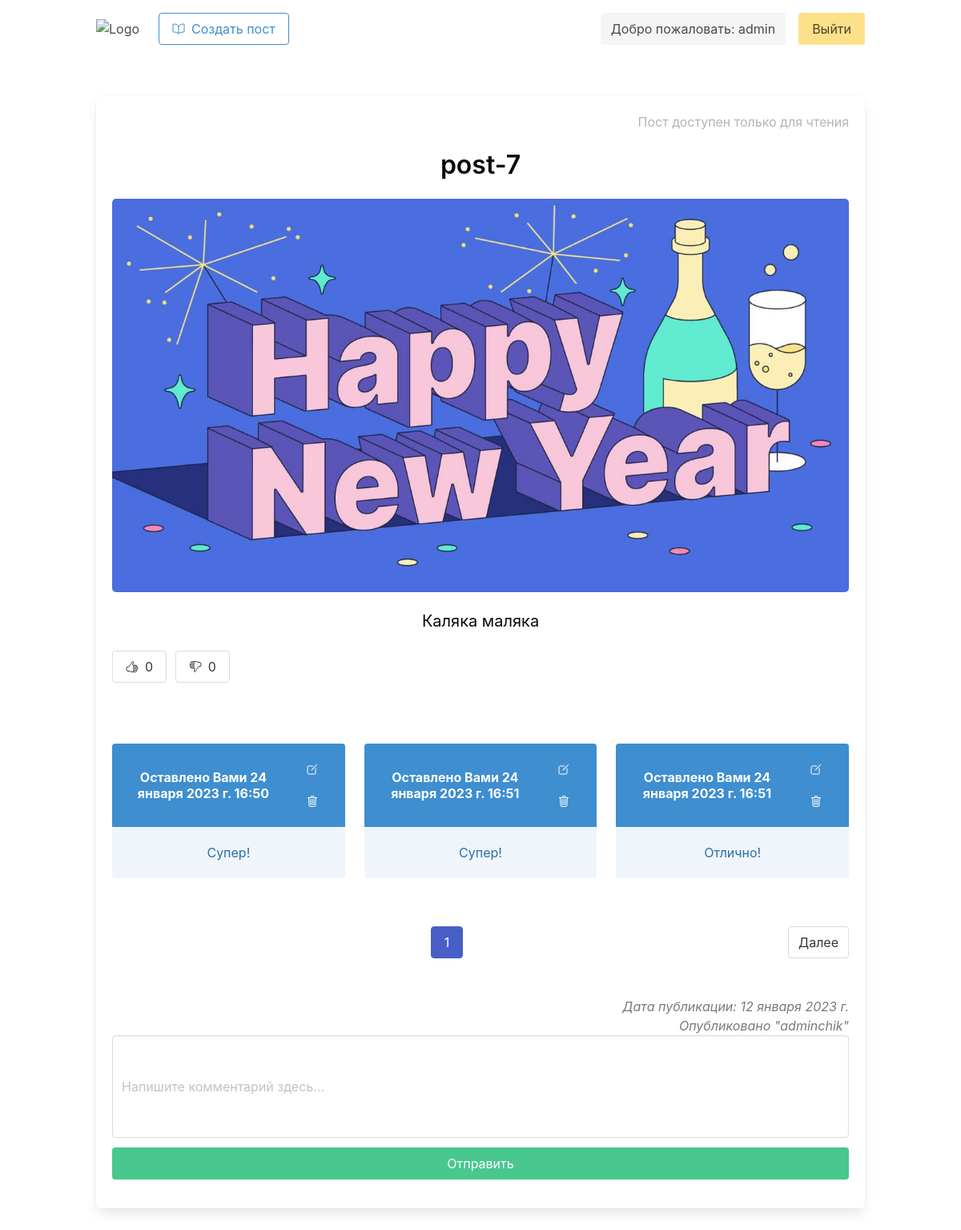
/blog/post/post-7/ (signed in), run on the app's committed database.
### blog/models.py (models this page shows, shortened)
class Article(models.Model):
    title = models.CharField(max_length=255)
    text = models.TextField()
    slug = models.SlugField(unique=True)
    date = models.DateField(auto_now=True)
    author = models.ForeignKey(User, on_delete=models.CASCADE)
    thumb = models.ImageField(default='image.jpg', blank=True)
    likes = models.ManyToManyField(User, related_name='likes')
    dislikes = models.ManyToManyField(User, related_name='dislikes')
    def __str__(self):
        return self.title
    def total_likes(self):
        return self.likes.count()
    def total_dislikes(self):
        return self.dislikes.count()

class Comment(models.Model):
    post = models.ForeignKey(Article, on_delete=models.CASCADE, null=True)
    user = models.ForeignKey(User, on_delete=models.CASCADE)
    body = models.TextField()
    date = models.DateTimeField(auto_now_add=True)

### blog/views.py (the view)
# urls.py: path('post/<slug>/', views.post_detail, name='post_detail'),
@login_required(login_url='/users/sign_in')
def post_detail(request, slug):
    post = Article.objects.get(slug=slug)
    form = forms.CommentForm(request.POST or None)
    post_comments = post.comment_set.all()
    pages = Paginator(post_comments, 3)
    page = request.GET.get('page')
    post_comments = pages.get_page(page)
    if request.method == 'POST' and form.is_valid():
        instance = form.save(commit=False)
        instance.user = request.user
        instance.post = post
        instance.save()
        return redirect('blog:post_detail', slug=post.slug)
    return render(request, 'post.html', {'post': post, 'form': form, 'post_comments': post_comments})

### blog/forms.py
class CommentForm(forms.ModelForm):
    body = forms.CharField(widget=forms.TextInput(
        attrs={
            'class': 'textarea',
            'size': '40',
            'placeholder': 'Напишите комментарий здесь...'
        }
    ))
    class Meta:
        model = models.Comment
        fields = ['body',]

### blog/templates/post.html (shortened to what this page needs)
{% extends 'base_layout.html' %}
{% load static from static %}
{% block content %}
    <div class="box" style="min-width: 100%">
        {% if user == post.author %}
            <div class="has-text-right">
                <a href="{% url 'blog:post_edit' post.slug %}" class="button is-info">
                    <ion-icon name="create-outline"></ion-icon>
                </a>
                <a href="{% url 'blog:post_delete' post.slug %}" class="button is-danger">
                    <ion-icon name="trash-outline"></ion-icon>
                </a>
            </div>
        {% else %}
            <div class="has-text-right content has-text-grey-light">
                Пост доступен только для чтения
            </div>
        {% endif %}
        <div class="title has-text-black has-text-centered">
            {{ post }}
        </div>
        <img src="{{ post.thumb.url }}" alt="" class="image is-centered" style="min-width: 100%; border-radius: 5px">
        <div class="subtitle has-text-black has-text-centered my-5">
            {{ post.text }}
        </div>
        <div class="columns">
            <div class="column is-1">
                <form action="{% url 'blog:like' post.slug %}" method="post" class="has-text-right">
                    {% if post.author != user %}
                        {% if user not in post.likes.all %}
                            <button type="submit" class="button">
                        {% else %}
                            <button type="submit" class="button is-success">
                        {% endif %}
                    {% else %}
                        <button type="submit" class="button" disabled>
                    {% endif %}
                    <ion-icon name="thumbs-up-outline"></ion-icon>
                    <span class="ml-2">
                    {{ post.total_likes }}
                </span>
                    </button>
                </form>
            </div>
            <div class="column is-1">
                <form action="{% url 'blog:dislike' post.slug %}" method="post" class="has-text-right">
                    {% if post.author != user %}
                        {% if user not in post.dislikes.all %}
                            <button type="submit" class="button">
                        {% else %}
                            <button type="submit" class="button is-danger">
                        {% endif %}
                    {% else %}
                        <button type="submit" class="button" disabled>
                    {% endif %}
                    <ion-icon name="thumbs-down-outline"></ion-icon>
                    <span class="ml-2">
                    {{ post.total_dislikes }}
                </span>
                    </button>
                </form>
            </div>
        </div>
        {% if not post.comment_set.all %}
            <div class="has-text-centered has-text-grey-light is-size-5 mx-3">
                Пока нет комментариев
            </div>
        {% else %}
            <p class="has-text-centered is-size-3 mb-6">
            <div class="columns is-centered is-multiline">
                {% for comment in post_comments %}
                    <div class="column is-4">
                        <article class="message is-info">
                            <div class="message-header">
                                {% if request.user == comment.user %}
                                    Оставлено Вами {{ comment.date }}
                                {% else %}
                                    Оставлено {{ comment.user }} {{ comment.date }}
                                {% endif %}
                                {% if request.user == comment.user %}
                                    <div class="has-text-right is-size-5">
                                        <a style="text-decoration: none"
                                           href="{% url 'blog:edit_comment' comment.pk %}"
                                           class="button is-info">
                                            <ion-icon name='create-outline'></ion-icon>
                                        </a>
                                        <a style="text-decoration: none"
                                           href="{% url 'blog:delete_comment' comment.pk %}"
                                           class="button is-info">
                                            <ion-icon name='trash-outline'></ion-icon>
                                        </a>
                                    </div>
                                {% endif %}
                            </div>
                            <div class="message-body">
                                {{ comment.body }}
                            </div>
                        </article>
                    </div>
                {% endfor %}
            </div>
            </p>
        {% endif %}
        <nav role="navigation" class="pagination is-centered my-6" aria-label="pagination">
            {% if post_comments.has_next %}
                <a class="pagination-next" href="?page={{ post_comments.next_page_number }}">Далее</a>
            {% endif %}
            <ul class="pagination-list">
                <li>
                    <a class="pagination-link is-current" aria-label="{{ post_comments.number }}" aria-checked="page">
                        {{ post_comments.number }}
                    </a>
                </li>
            </ul>
        </nav>
        <div class="has-text-grey is-size-6 has-text-right is-italic">
            <div class="datetime">
                Дата публикации: {{ post.date }}
            </div>
            <div class="content">
                {% if user == post.author %}
                    Опубликовано вами
                {% else %}
                    Опубликовано "{{ post.author }}"
                {% endif %}
            </div>
        </div>
        <form class="comment" method="post" enctype="multipart/form-data">
            {{ form }}
            <button type="submit" class="button is-success is-fullwidth my-3">
                Отправить
            </button>
        </form>
    </div>
{% endblock %}

### blog/templates/base_layout.html (shortened to what this page needs)
{% load static from static %}
<html lang="en">
<head>
    <link rel="stylesheet" href="{% static 'bulma.css' %}">
    <link rel="stylesheet" href="{% static 'style.css' %}">
</head>
<body>
<section class="hero is-fullheight">
    {% if user.is_authenticated %}
    <div class="hero-head">
        <header class="navbar">
            <div class="container">
                <div class="navbar-brand">
                    <a class="navbar-item" href="{% url 'blog:home' %}">
                        <img src="https://msk.top-academy.ru/dist/images/logo/step_logo_rus.svg" alt="Logo">
                    </a>
                </div>
                <div class="navbar-start">
                   <span class="navbar-item">
                       <a href="{% url 'blog:post_create' %}" class="button is-info is-outlined">
                           <span class="mr-2">
                               <ion-icon name="book-outline"></ion-icon>
                           </span>
                           <span>
                               Создать пост
                           </span>
                       </a>
                   </span>
                </div>
                <div id="navbarMenuHeroC" class="navbar-menu">
                    <div class="navbar-end">
                         <a class="navbar-item my-4 mx-1 button is-light">
                            Добро пожаловать: {{ user }}
                        </a>
                        <span class="navbar-item">
                            <a class="button is-warning" href="{% url 'users:sign_out' %}">
                                Выйти
                            </a>
                        </span>
                    </div>
                </div>
            </div>
        </header>
    </div>
    {% endif %}
    <div class="hero-body">
        <div class="container has-text-centered">
            {% block content %}
            {% endblock %}
        </div>
    </div>
</section>
</body>
</html>

### data on the page
Article: title "post-7", thumb (picture), text "Каляка маляка", total_likes "0", total_dislikes "0", date "12 января 2023 г.", author "adminchik"
Comment: date "24 января 2023 г. 16:50", body "Супер!"
Comment: date "24 января 2023 г. 16:51", body "Супер!"
Comment: date "24 января 2023 г. 16:51", body "Отлично!"

### other printed values
{{ user }} "admin"
{{ post_comments.number }} "1"
